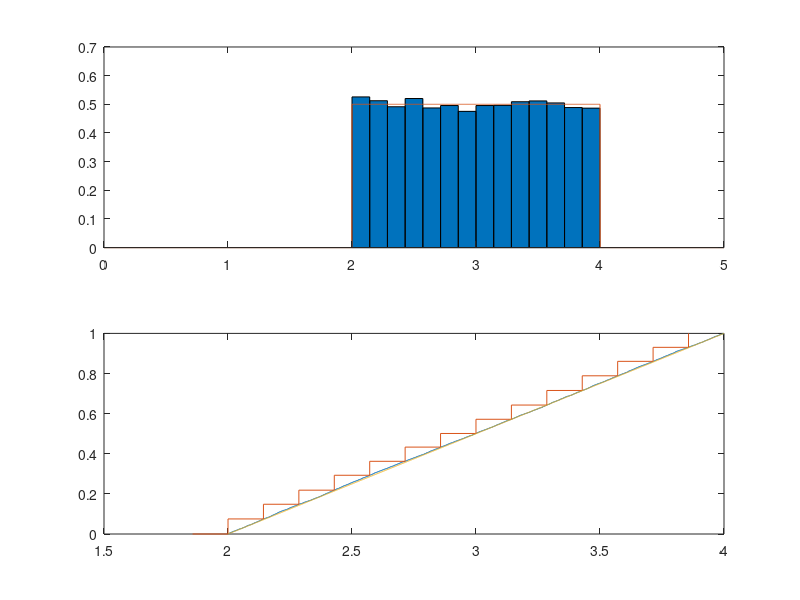

The MATLAB script that drew this image:
clear
clc

%Выборка равномерного распределения
N=10000;
X=2+(4-2)*rand(N,1);

%Выборочное среднее, дисперсия и среднеквадратичное отклонение
Mean = mean(X);
Var = var(X);
SrOtkl = sqrt(Var);

%Среднее
X_mean_array = 0:1:1000;
X_var_array = 0:1:1000;

for i=1:1000
    X=2+(4-2)*rand(10000,1);
    X_mean = mean(X);
    X_var = var(X);
    X_mean_array(i) = X_mean;
    X_var_array(i) = X_var;
end
clear X_mean;
clear X_var;

M = mean(X_mean_array);
V = mean(X_var_array);

%Кол-во интервалов
r=floor(log2(N))+1;

%Min и Max значения выборки
X_max = max(X);
X_min = min(X);

%Ширина каждого интервала групировки
h=(X_max-X_min)/r;

%Создание интервалов
for i=0:r
    Z(i+1)=X_min+i*h;
end
clear 'i'


for i=1:r
    Zmean(i) = Z(i+1)-h/2;
end
clear 'i';
%Построение гистограмы
U= hist(X,Zmean);
H=U/(h*N);

%Набор точек для вычисления и плотность вероятности
x = [0:0.001:5];
y = [2:0.001:4];
pdf_uni = pdf('Uniform',x,2,4);

%Эмпирическая функция распределения
%Несгруппированные данные
X_sort = sort(X);
T=1/N:1/N:1;
% %Сгруппированные данные
current = 0;
% S=2:2/r:4;
for i=1:r
    S1(i) = current/N;
    current = current + U(i);
end
S1(r+1)=1;


uni_cdf = cdf('Uniform',y,2,4);
figure;
subplot(2,1,1);
bar(Zmean,H,1);
hold on;
plot(x,pdf_uni);
hold off;
subplot(2,1,2);
stairs(X_sort,T);
hold on;
stairs(Z-h,S1);
hold on;
plot(y,uni_cdf);
